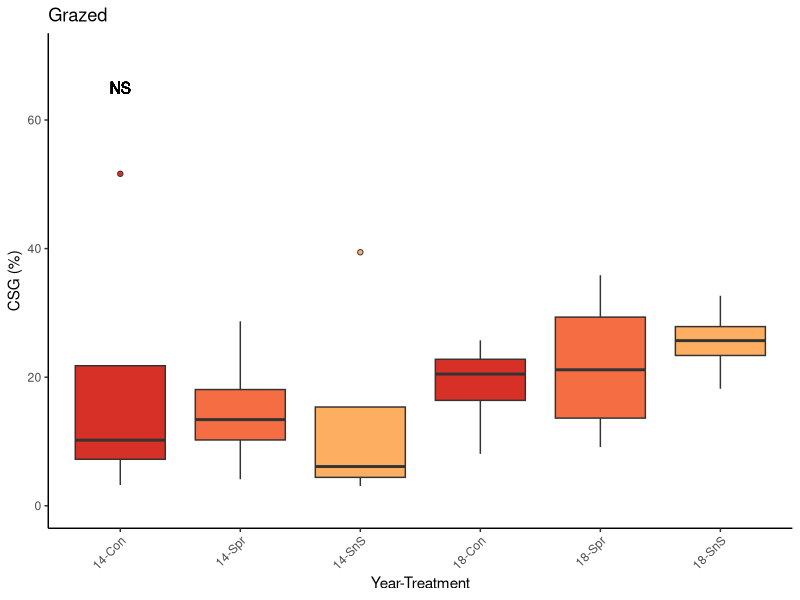
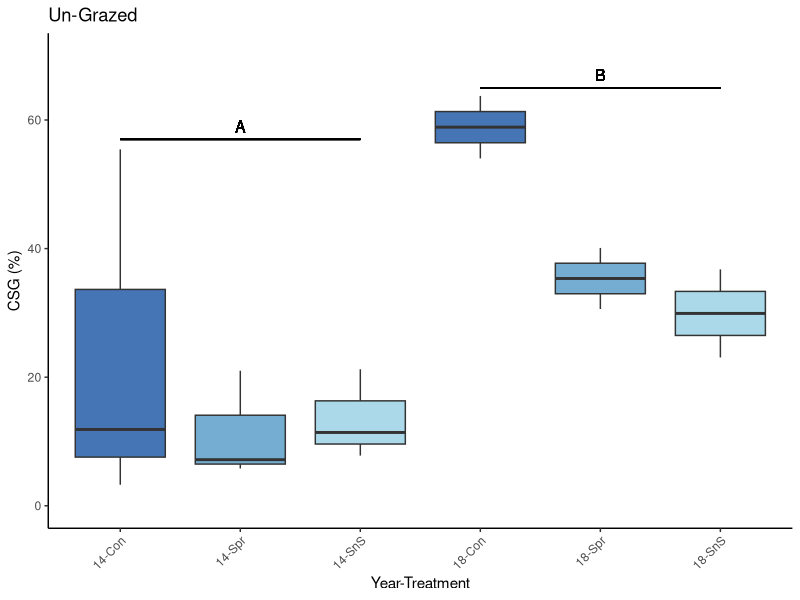
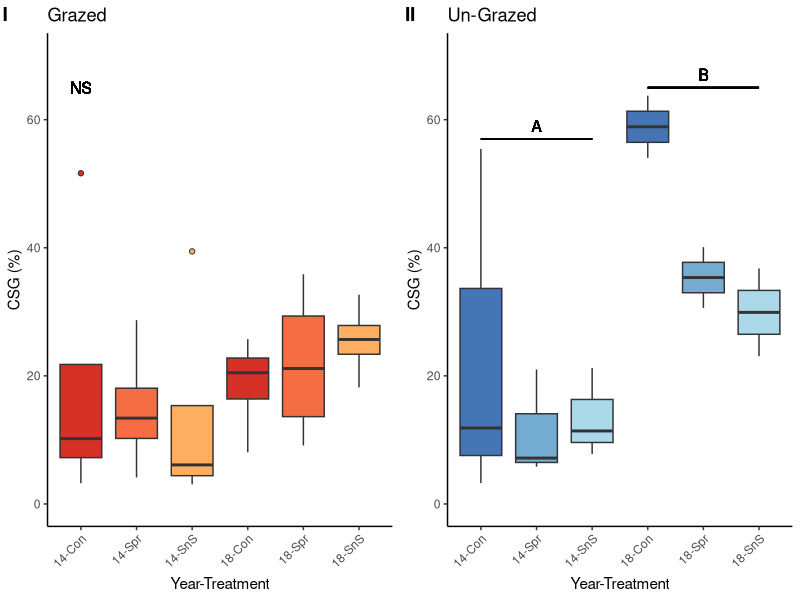

The R script that drew these images, in order: (Note: this script raises an error after producing the figures.)
##  --------------------------------------------------------------------------------------------------------------------------------------  ##
                    # Vegetation Response to Anti-Tall Fescue Herbicide Treatments
##  --------------------------------------------------------------------------------------------------------------------------------------  ##
# Code written by Nicholas J Lyon

# PURPOSE
  ## Make publication-quality figures FOR 2014 VS. 2018 COMPARISONS
  ## This includes all objectives (1, 2, and 3)

# START ####

# Required libraries
library(ggplot2); library(cowplot) # Plotting

# Set working directory (Also, "Session" menu to "Set Working Directory" works)
setwd("~/Documents/School/Iowa State/Collaborations/'Daubenmire Herbicide Bit/Daubenmire.HerbicideComponent.WD")

# Clear environment of other stuff
rm(list = ls())

##  ---------------------------------------------------------------------------------------------  ##
                            # Houskeeping ####
##  ---------------------------------------------------------------------------------------------  ##
# Pull in the dataset
sns <- read.csv("./Data/sns-data_14-vs-18.csv")

# Re-level the treatment factor
sns$Herbicide.Treatment <- factor(as.character(sns$Herbicide.Treatment), levels = c("Con", "Spr", "SnS"))
unique(sns$Herbicide.Treatment)

# Re-level the Composite Variable column for ease of plotting
sns$Composite.Variable <- factor(sns$Composite.Variable,
  levels = c("14-Con", "14-Spr", "14-SnS", "18-Con", "18-Spr", "18-SnS"))
unique(sns$Composite.Variable)

# Further separate into cattle-grazed restorations (CGRs) and un-grazed restorations (UGRs)
cgr <- subset(sns, sns$Treatment == "GB")
ugr <- subset(sns, sns$Treatment == "None")

# Plotting shortcuts
cgr.colors <- c("Con" = "#d73027", "Spr" = "#f46d43", "SnS" = "#fdae61") # shades of red
ugr.colors <- c("Con" = "#4575b4", "Spr" = "#74add1", "SnS" = "#abd9e9") # shades of blue
dodge <- position_dodge(width = 0.5)
pref.theme <- theme(panel.grid.major = element_blank(), panel.grid.minor = element_blank(), 
                    panel.background = element_blank(), axis.line = element_line(colour = "black"), 
                    legend.title = element_blank(), legend.position = "none")

##  -------------------------------------------------------------------------  ##
                        # CSG ####
##  -------------------------------------------------------------------------  ##
# Plots
cgr.csg.plt <- ggplot(cgr, aes(x = Composite.Variable, y = CSG, fill = Herbicide.Treatment)) +
  geom_boxplot(outlier.shape = 21) +
  scale_fill_manual(values = cgr.colors) +
  labs(x = "Year-Treatment", y = "CSG (%)", title = "Grazed") +
  geom_text(x = 1, y = 65, label = "NS") +
  ylim(0, 70) +
  theme(axis.text.x = element_text(angle = 45, hjust = 1)) +
  pref.theme; cgr.csg.plt

ugr.csg.plt <- ggplot(ugr, aes(x = Composite.Variable, y = CSG, fill = Herbicide.Treatment)) +
  geom_boxplot(outlier.shape = 21) +
  scale_fill_manual(values = ugr.colors) +
  labs(x = "Year-Treatment", y = "CSG (%)", title = "Un-Grazed") +
  geom_text(x = 2, y = 59, label = "A") +
  geom_segment(aes(x = 1, xend = 3, y = 57, yend = 57)) +
  geom_text(x = 5, y = 67, label = "B") +
  geom_segment(aes(x = 4, xend = 6, y = 65, yend = 65)) +
  ylim(0, 70) +
  theme(axis.text.x = element_text(angle = 45, hjust = 1)) +
  pref.theme; ugr.csg.plt

# Save these plots
plot_grid(cgr.csg.plt, ugr.csg.plt, labels = c("I", "II"), nrow = 1, ncol = 2)
ggplot2::ggsave("./Figures/14-vs-18 Figures/CSG.pdf", width = 8,
                height = 6,units = 'in', plot = last_plot())

##  -------------------------------------------------------------------------  ##
                          # WSG ####
##  -------------------------------------------------------------------------  ##
# Plots
cgr.wsg.plt <- ggplot(cgr, aes(x = Composite.Variable, y = WSG, fill = Herbicide.Treatment)) +
  geom_boxplot(outlier.shape = 21) +
  scale_fill_manual(values = cgr.colors) +
  labs(x = "Year-Treatment", y = "WSG (%)", title = "Grazed") +
  geom_text(x = 1, y = 45, label = "NS") +
  ylim(0, 45) +
  theme(axis.text.x = element_text(angle = 45, hjust = 1)) +
  pref.theme; cgr.wsg.plt

ugr.wsg.plt <- ggplot(ugr, aes(x = Composite.Variable, y = WSG, fill = Herbicide.Treatment)) +
  geom_boxplot(outlier.shape = 21) +
  scale_fill_manual(values = ugr.colors) +
  labs(x = "Year-Treatment", y = "WSG (%)", title = "Un-Grazed") +
  geom_text(x = 1, y = 45, label = "NS") +
  ylim(0, 45) +
  theme(axis.text.x = element_text(angle = 45, hjust = 1)) +
  pref.theme; ugr.wsg.plt

# Save these plots
plot_grid(cgr.wsg.plt, ugr.wsg.plt, labels = c("I", "II"), nrow = 1, ncol = 2)
ggplot2::ggsave("./Figures/14-vs-18 Figures/WSG.pdf", width = 8,
                height = 6,units = 'in', plot = last_plot())

##  -------------------------------------------------------------------------  ##
                          # Fescue ####
##  -------------------------------------------------------------------------  ##
# Plots
cgr.fsc.plt <- ggplot(cgr, aes(x = Composite.Variable, y = Fescue, fill = Herbicide.Treatment)) +
  geom_boxplot(outlier.shape = 21) +
  scale_fill_manual(values = cgr.colors) +
  labs(x = "Year-Treatment", y = "Fescue (%)", title = "Grazed") +
  geom_text(x = 2, y = 77, label = "A") +
  geom_segment(aes(x = 1, xend = 3, y = 75, yend = 75)) +
  geom_text(x = 5, y = 49, label = "B") +
  geom_segment(aes(x = 4, xend = 6, y = 47, yend = 47)) +
  ylim(0, 75) +
  theme(axis.text.x = element_text(angle = 45, hjust = 1)) +
  pref.theme; cgr.fsc.plt

ugr.fsc.plt <- ggplot(ugr, aes(x = Composite.Variable, y = Fescue, fill = Herbicide.Treatment)) +
  geom_boxplot(outlier.shape = 21) +
  scale_fill_manual(values = ugr.colors) +
  labs(x = "Year-Treatment", y = "Fescue (%)", title = "Un-Grazed") +
  geom_text(x = 1, y = 75, label = "NS") +
  ylim(0, 75) +
  theme(axis.text.x = element_text(angle = 45, hjust = 1)) +
  pref.theme; ugr.fsc.plt

# Save these plots
plot_grid(cgr.fsc.plt, ugr.fsc.plt, labels = c("I", "II"), nrow = 1, ncol = 2)
ggplot2::ggsave("./Figures/14-vs-18 Figures/Fescue.pdf", width = 8,
                height = 6,units = 'in', plot = last_plot())

##  -------------------------------------------------------------------------  ##
                      # Seedmix ####
##  -------------------------------------------------------------------------  ##
# Plots
cgr.smx.plt <- ggplot(cgr, aes(x = Composite.Variable, y = Seedmix, fill = Herbicide.Treatment)) +
  geom_boxplot(outlier.shape = 21) +
  scale_fill_manual(values = cgr.colors) +
  labs(x = "Year-Treatment", y = "Seedmix (Prop.)", title = "Grazed") +
  geom_text(x = 2, y = 0.09, label = "A") +
  geom_segment(aes(x = 1, xend = 3, y = 0.08, yend = 0.08)) +
  geom_text(x = 5, y = 0.19, label = "B") +
  geom_segment(aes(x = 4, xend = 6, y = 0.18, yend = 0.18)) +
  ylim(0, 0.2) +
  theme(axis.text.x = element_text(angle = 45, hjust = 1)) +
  pref.theme; cgr.smx.plt

ugr.smx.plt <- ggplot(ugr, aes(x = Composite.Variable, y = Seedmix, fill = Herbicide.Treatment)) +
  geom_boxplot(outlier.shape = 21) +
  scale_fill_manual(values = ugr.colors) +
  labs(x = "Year-Treatment", y = "Seedmix (Prop.)", title = "Un-Grazed") +
  geom_text(x = 2, y = 0.06, label = "A") +
  geom_segment(aes(x = 1, xend = 3, y = 0.05, yend = 0.05)) +
  geom_text(x = 5, y = 0.15, label = "B") +
  geom_segment(aes(x = 4, xend = 6, y = 0.14, yend = 0.14)) +
  ylim(0, 0.2) +
  theme(axis.text.x = element_text(angle = 45, hjust = 1)) +
  pref.theme; ugr.smx.plt

# Save these plots
plot_grid(cgr.smx.plt, ugr.smx.plt, labels = c("I", "II"), nrow = 1, ncol = 2)
ggplot2::ggsave("./Figures/14-vs-18 Figures/Seedmix.pdf", width = 8,
                height = 6,units = 'in', plot = last_plot())

##  -------------------------------------------------------------------------  ##
                        # Forbs ####
##  -------------------------------------------------------------------------  ##
# Plots
cgr.frb.plt <- ggplot(cgr, aes(x = Composite.Variable, y = Forbs, fill = Herbicide.Treatment)) +
  geom_boxplot(outlier.shape = 21) +
  scale_fill_manual(values = cgr.colors) +
  labs(x = "Year-Treatment", y = "Forbs (%)", title = "Grazed") +
  geom_text(x = 2, y = 27, label = "A") +
  geom_segment(aes(x = 1, xend = 3, y = 25, yend = 25)) +
  geom_text(x = 5, y = 54, label = "B") +
  geom_segment(aes(x = 4, xend = 6, y = 52, yend = 52)) +
  ylim(0, 55) +
  theme(axis.text.x = element_text(angle = 45, hjust = 1)) +
  pref.theme; cgr.frb.plt

ugr.frb.plt <- ggplot(ugr, aes(x = Composite.Variable, y = Forbs, fill = Herbicide.Treatment)) +
  geom_boxplot(outlier.shape = 21) +
  scale_fill_manual(values = ugr.colors) +
  labs(x = "Year-Treatment", y = "Forbs (%)", title = "Un-Grazed") +
  geom_text(x = 0.8, y = 57, label = "NS") +
  ylim(0, 55) +
  theme(axis.text.x = element_text(angle = 45, hjust = 1)) +
  pref.theme; ugr.frb.plt

# Save these plots
plot_grid(cgr.frb.plt, ugr.frb.plt, labels = c("I", "II"), nrow = 1, ncol = 2)
ggplot2::ggsave("./Figures/14-vs-18 Figures/Forbs.pdf", width = 8,
                height = 6,units = 'in', plot = last_plot())

##  -------------------------------------------------------------------------  ##
                      # Legumes ####
##  -------------------------------------------------------------------------  ##
# Plots
cgr.lgm.plt <- ggplot(cgr, aes(x = Composite.Variable, y = Legumes, fill = Herbicide.Treatment)) +
  geom_boxplot(outlier.shape = 21) +
  scale_fill_manual(values = cgr.colors) +
  labs(x = "Year-Treatment", y = "Legumes (%)", title = "Grazed") +
  geom_text(x = 2, y = 32, label = "A") +
  geom_segment(aes(x = 1, xend = 3, y = 30, yend = 30)) +
  geom_text(x = 5, y = 68, label = "B") +
  geom_segment(aes(x = 4, xend = 6, y = 66, yend = 66)) +
  ylim(0, 70) +
  theme(axis.text.x = element_text(angle = 45, hjust = 1)) +
  pref.theme; cgr.lgm.plt

ugr.lgm.plt <- ggplot(ugr, aes(x = Composite.Variable, y = Legumes, fill = Herbicide.Treatment)) +
  geom_boxplot(outlier.shape = 21) +
  scale_fill_manual(values = ugr.colors) +
  labs(x = "Year-Treatment", y = "Legumes (%)", title = "Un-Grazed") +
  geom_text(x = 0.8, y = 65, label = "NS") +
  ylim(0, 70) +
  theme(axis.text.x = element_text(angle = 45, hjust = 1)) +
  pref.theme; ugr.lgm.plt

# Save these plots
plot_grid(cgr.lgm.plt, ugr.lgm.plt, labels = c("I", "II"), nrow = 1, ncol = 2)
ggplot2::ggsave("./Figures/14-vs-18 Figures/Legumes.pdf", width = 8,
                height = 6,units = 'in', plot = last_plot())

##  -------------------------------------------------------------------------  ##
                        # Woody ####
##  -------------------------------------------------------------------------  ##
# Plots
cgr.wdy.plt <- ggplot(cgr, aes(x = Composite.Variable, y = Woody, fill = Herbicide.Treatment)) +
  geom_boxplot(outlier.shape = 21) +
  scale_fill_manual(values = cgr.colors) +
  labs(x = "Year-Treatment", y = "Woody (%)", title = "Grazed") +
  geom_text(x = 0.8, y = 8, label = "NS") +
  ylim(0, 8) +
  theme(axis.text.x = element_text(angle = 45, hjust = 1)) +
  pref.theme; cgr.wdy.plt

ugr.wdy.plt <- ggplot(ugr, aes(x = Composite.Variable, y = Woody, fill = Herbicide.Treatment)) +
  geom_boxplot(outlier.shape = 21) +
  scale_fill_manual(values = ugr.colors) +
  labs(x = "Year-Treatment", y = "Woody (%)", title = "Un-Grazed") +
  geom_text(x = 0.8, y = 8, label = "NS") +
  ylim(0, 8) +
  theme(axis.text.x = element_text(angle = 45, hjust = 1)) +
  pref.theme; ugr.wdy.plt

# Save these plots
plot_grid(cgr.wdy.plt, ugr.wdy.plt, labels = c("I", "II"), nrow = 1, ncol = 2)
ggplot2::ggsave("./Figures/14-vs-18 Figures/Woody.pdf", width = 8,
                height = 6,units = 'in', plot = last_plot())

##  -------------------------------------------------------------------------  ##
                      # Panic Grass ####
##  -------------------------------------------------------------------------  ##
# Plots
cgr.pnc.plt <- ggplot(cgr, aes(x = Composite.Variable, y = Panic, fill = Herbicide.Treatment)) +
  geom_boxplot(outlier.shape = 21) +
  scale_fill_manual(values = cgr.colors) +
  labs(x = "Year-Treatment", y = "Panic (Prop.)", title = "Grazed") +
  geom_text(x = 2, y = 0.82, label = "A") +
  geom_segment(aes(x = 1, xend = 3, y = 0.8, yend = 0.8)) +
  geom_text(x = 5, y = 0.72, label = "B") +
  geom_segment(aes(x = 4, xend = 6, y = 0.70, yend = 0.70)) +
  ylim(0, 1) +
  theme(axis.text.x = element_text(angle = 45, hjust = 1)) +
  pref.theme; cgr.pnc.plt

ugr.pnc.plt <- ggplot(ugr, aes(x = Composite.Variable, y = Panic, fill = Herbicide.Treatment)) +
  geom_boxplot(outlier.shape = 21) +
  scale_fill_manual(values = ugr.colors) +
  labs(x = "Year-Treatment", y = "Panic (Prop.)", title = "Un-Grazed") +
  geom_text(x = 0.8, y = 1, label = "NS") +
  ylim(0, 1) +
  theme(axis.text.x = element_text(angle = 45, hjust = 1)) +
  pref.theme; ugr.pnc.plt

# Save these plots
plot_grid(cgr.pnc.plt, ugr.pnc.plt, labels = c("I", "II"), nrow = 1, ncol = 2)
ggplot2::ggsave("./Figures/14-vs-18 Figures/Panic.pdf", width = 8,
                height = 6,units = 'in', plot = last_plot())

##  -------------------------------------------------------------------------  ##
                      # Heavy CSG ####
##  -------------------------------------------------------------------------  ##
# Plots
cgr.hvy.csg.plt <- ggplot(cgr, aes(x = Composite.Variable, y = Hvy.CSG, fill = Herbicide.Treatment)) +
  geom_boxplot(outlier.shape = 21) +
  scale_fill_manual(values = cgr.colors) +
  labs(x = "Year-Treatment", y = "Heavy CSG Quadrats (#)", title = "Grazed") +
  geom_text(x = 0.8, y = 9, label = "NS") +
  ylim(0, 10) +
  theme(axis.text.x = element_text(angle = 45, hjust = 1)) +
  pref.theme; cgr.hvy.csg.plt

ugr.hvy.csg.plt <- ggplot(ugr, aes(x = Composite.Variable, y = Hvy.CSG, fill = Herbicide.Treatment)) +
  geom_boxplot(outlier.shape = 21) +
  scale_fill_manual(values = ugr.colors) +
  labs(x = "Year-Treatment", y = "Heavy CSG Quadrats (#)", title = "Un-Grazed") +
  geom_text(x = 0.7, y = 6, label = "A") +
  geom_text(x = 3.7, y = 9.7, label = "A") +
  geom_text(x = 2.5, y = 4, label = "B") +
  geom_segment(aes(x = 2, xend = 3, y = 3, yend = 3)) + 
  geom_text(x = 5.5, y = 3.5, label = "B") +
  geom_segment(aes(x = 5, xend = 6, y = 2.5, yend = 2.5)) +
  ylim(0, 10) +
  theme(axis.text.x = element_text(angle = 45, hjust = 1)) +
  pref.theme; ugr.hvy.csg.plt

# Save these plots
plot_grid(cgr.hvy.csg.plt, ugr.hvy.csg.plt, labels = c("I", "II"), nrow = 1, ncol = 2)
ggplot2::ggsave("./Figures/14-vs-18 Figures/Hvy.CSG.pdf", width = 8,
                height = 6,units = 'in', plot = last_plot())

##  -------------------------------------------------------------------------  ##
                        # Heavy WSG ####
##  -------------------------------------------------------------------------  ##
# Plots
cgr.hvy.wsg.plt <- ggplot(cgr, aes(x = Composite.Variable, y = Hvy.WSG, fill = Herbicide.Treatment)) +
  geom_boxplot(outlier.shape = 21) +
  scale_fill_manual(values = cgr.colors) +
  labs(x = "Year-Treatment", y = "Heavy WSG Quadrats (#)", title = "Grazed") +
  geom_text(x = 0.8, y = 10, label = "NS") +
  ylim(0, 10) +
  theme(axis.text.x = element_text(angle = 45, hjust = 1)) +
  pref.theme; cgr.hvy.wsg.plt

ugr.hvy.wsg.plt <- ggplot(ugr, aes(x = Composite.Variable, y = Hvy.WSG, fill = Herbicide.Treatment)) +
  geom_boxplot(outlier.shape = 21) +
  scale_fill_manual(values = ugr.colors) +
  labs(x = "Year-Treatment", y = "Heavy WSG Quadrats (#)", title = "Un-Grazed") +
  geom_text(x = 2, y = 7.5, label = "A") +
  geom_segment(aes(x = 1, xend = 3, y = 7, yend = 7)) +
  geom_text(x = 5, y = 6.5, label = "B") +
  geom_segment(aes(x = 4, xend = 6, y = 6, yend = 6)) +
  ylim(0, 10) +
  theme(axis.text.x = element_text(angle = 45, hjust = 1)) +
  pref.theme; ugr.hvy.wsg.plt

# Save these plots
plot_grid(cgr.hvy.wsg.plt, ugr.hvy.wsg.plt, labels = c("I", "II"), nrow = 1, ncol = 2)
ggplot2::ggsave("./Figures/14-vs-18 Figures/Hvy.WSG.pdf", width = 8,
                height = 6,units = 'in', plot = last_plot())

##  -------------------------------------------------------------------------  ##
                      # Heavy Fescue ####
##  -------------------------------------------------------------------------  ##
# Plots
cgr.hvy.fsc.plt <- ggplot(cgr, aes(x = Composite.Variable, y = Hvy.Fesc, fill = Herbicide.Treatment)) +
  geom_boxplot(outlier.shape = 21) +
  scale_fill_manual(values = cgr.colors) +
  labs(x = "Year-Treatment", y = "Heavy Fescue Quadrats (#)", title = "Grazed") +
  geom_text(x = 2, y = 21, label = "A") +
  geom_segment(aes(x = 1, xend = 3, y = 20, yend = 20)) +
  geom_text(x = 5, y = 9, label = "B") +
  geom_segment(aes(x = 4, xend = 6, y = 7, yend = 7)) +
  ylim(0, 25) +
  theme(axis.text.x = element_text(angle = 45, hjust = 1)) +
  pref.theme; cgr.hvy.fsc.plt

ugr.hvy.fsc.plt <- ggplot(ugr, aes(x = Composite.Variable, y = Hvy.Fesc, fill = Herbicide.Treatment)) +
  geom_boxplot(outlier.shape = 21) +
  scale_fill_manual(values = ugr.colors) +
  labs(x = "Year-Treatment", y = "Heavy Fescue Quadrats (#)", title = "Un-Grazed") +
  geom_text(x = 0.8, y = 25, label = "NS") +
  ylim(0, 25) +
  theme(axis.text.x = element_text(angle = 45, hjust = 1)) +
  pref.theme; ugr.hvy.fsc.plt

# Save these plots
plot_grid(cgr.hvy.fsc.plt, ugr.hvy.fsc.plt, labels = c("I", "II"), nrow = 1, ncol = 2)
ggplot2::ggsave("./Figures/14-vs-18 Figures/Hvy.Fesc.pdf", width = 8,
                height = 6,units = 'in', plot = last_plot())

##  -------------------------------------------------------------------------  ##
                          # Bare ####
##  -------------------------------------------------------------------------  ##
# Plots
cgr.bar.plt <- ggplot(cgr, aes(x = Composite.Variable, y = Bare, fill = Herbicide.Treatment)) +
  geom_boxplot(outlier.shape = 21) +
  scale_fill_manual(values = cgr.colors) +
  labs(x = "Year-Treatment", y = "Bare (%)", title = "Grazed") +
  geom_text(x = 2, y = 42, label = "A") +
  geom_segment(aes(x = 1, xend = 3, y = 40, yend = 40)) +
  geom_text(x = 5, y = 77, label = "B") +
  geom_segment(aes(x = 4, xend = 6, y = 75, yend = 75)) +
  ylim(0, 80) +
  theme(axis.text.x = element_text(angle = 45, hjust = 1)) +
  pref.theme; cgr.bar.plt

ugr.bar.plt <- ggplot(ugr, aes(x = Composite.Variable, y = Bare, fill = Herbicide.Treatment)) +
  geom_boxplot(outlier.shape = 21) +
  scale_fill_manual(values = ugr.colors) +
  labs(x = "Year-Treatment", y = "Bare (%)", title = "Un-Grazed") +
  geom_text(x = 0.8, y = 80, label = "NS") +
  ylim(0, 80) +
  theme(axis.text.x = element_text(angle = 45, hjust = 1)) +
  pref.theme; ugr.bar.plt

# Save these plots
plot_grid(cgr.bar.plt, ugr.bar.plt, labels = c("I", "II"), nrow = 1, ncol = 2)
ggplot2::ggsave("./Figures/14-vs-18 Figures/Bare.pdf", width = 8,
                height = 6,units = 'in', plot = last_plot())

##  -------------------------------------------------------------------------  ##
                      # Litter (%) ####
##  -------------------------------------------------------------------------  ##
# Plots
cgr.ltr.plt <- ggplot(cgr, aes(x = Composite.Variable, y = Litter, fill = Herbicide.Treatment)) +
  geom_boxplot(outlier.shape = 21) +
  scale_fill_manual(values = cgr.colors) +
  labs(x = "Year-Treatment", y = "Litter (%)", title = "Grazed") +
  geom_text(x = 0.8, y = 100, label = "NS") +
  ylim(0, 100) +
  theme(axis.text.x = element_text(angle = 45, hjust = 1)) +
  pref.theme; cgr.ltr.plt

ugr.ltr.plt <- ggplot(ugr, aes(x = Composite.Variable, y = Litter, fill = Herbicide.Treatment)) +
  geom_boxplot(outlier.shape = 21) +
  scale_fill_manual(values = ugr.colors) +
  labs(x = "Year-Treatment", y = "Litter (%)", title = "Un-Grazed") +
  geom_text(x = 0.8, y = 100, label = "NS") +
  ylim(0, 100) +
  theme(axis.text.x = element_text(angle = 45, hjust = 1)) +
  pref.theme; ugr.ltr.plt

# Save these plots
plot_grid(cgr.ltr.plt, ugr.ltr.plt, labels = c("I", "II"), nrow = 1, ncol = 2)
ggplot2::ggsave("./Figures/14-vs-18 Figures/Litter.pdf", width = 8,
                height = 6,units = 'in', plot = last_plot())

##  -------------------------------------------------------------------------  ##
                        # Robel ####
##  -------------------------------------------------------------------------  ##
# Plots
cgr.rbl.plt <- ggplot(cgr, aes(x = Composite.Variable, y = Robel, fill = Herbicide.Treatment)) +
  geom_boxplot(outlier.shape = 21) +
  scale_fill_manual(values = cgr.colors) +
  labs(x = "Year-Treatment", y = "Robel (dm)", title = "Grazed") +
  geom_text(x = 2, y = 3.2, label = "A") +
  geom_segment(aes(x = 1, xend = 3, y = 3, yend = 3)) +
  geom_text(x = 5, y = 5.7, label = "B") +
  geom_segment(aes(x = 4, xend = 6, y = 5.5, yend = 5.5)) +
  ylim(0, 10) +
  theme(axis.text.x = element_text(angle = 45, hjust = 1)) +
  pref.theme; cgr.rbl.plt

ugr.rbl.plt <- ggplot(ugr, aes(x = Composite.Variable, y = Robel, fill = Herbicide.Treatment)) +
  geom_boxplot(outlier.shape = 21) +
  scale_fill_manual(values = ugr.colors) +
  labs(x = "Year-Treatment", y = "Robel (dm)", title = "Un-Grazed") +
  geom_text(x = 0.8, y = 10, label = "NS") +
  ylim(0, 10) +
  theme(axis.text.x = element_text(angle = 45, hjust = 1)) +
  pref.theme; ugr.rbl.plt

# Save these plots
plot_grid(cgr.rbl.plt, ugr.rbl.plt, labels = c("I", "II"), nrow = 1, ncol = 2)
ggplot2::ggsave("./Figures/14-vs-18 Figures/Robel.pdf", width = 8,
                height = 6,units = 'in', plot = last_plot())

##  -------------------------------------------------------------------------  ##
                    # Litter (Depth) ####
##  -------------------------------------------------------------------------  ##
# Plots
cgr.ldp.plt <- ggplot(cgr, aes(x = Composite.Variable, y = LitDep, fill = Herbicide.Treatment)) +
  geom_boxplot(outlier.shape = 21) +
  scale_fill_manual(values = cgr.colors) +
  labs(x = "Year-Treatment", y = "Litter Depth (cm)", title = "Grazed") +
  geom_text(x = 0.8, y = 7, label = "NS") +
  ylim(0, 7) +
  theme(axis.text.x = element_text(angle = 45, hjust = 1)) +
  pref.theme; cgr.ldp.plt

ugr.ldp.plt <- ggplot(ugr, aes(x = Composite.Variable, y = LitDep, fill = Herbicide.Treatment)) +
  geom_boxplot(outlier.shape = 21) +
  scale_fill_manual(values = ugr.colors) +
  labs(x = "Year-Treatment", y = "Litter Depth (cm)", title = "Un-Grazed") +
  geom_text(x = 0.8, y = 7, label = "NS") +
  ylim(0, 7) +
  theme(axis.text.x = element_text(angle = 45, hjust = 1)) +
  pref.theme; ugr.ldp.plt

# Save these plots
plot_grid(cgr.ldp.plt, ugr.ldp.plt, labels = c("I", "II"), nrow = 1, ncol = 2)
ggplot2::ggsave("./Figures/14-vs-18 Figures/LitDep.pdf", width = 8,
                height = 6,units = 'in', plot = last_plot())


# END ####

